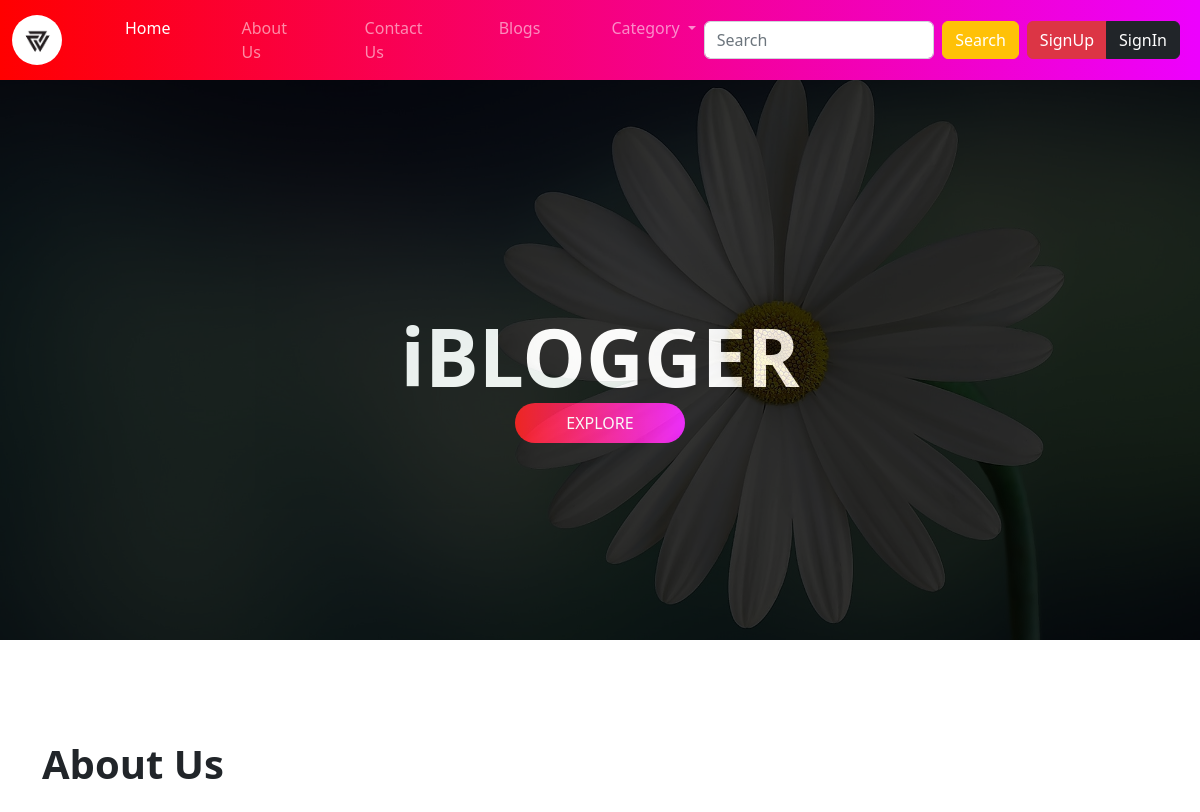
The app's page /, older data.
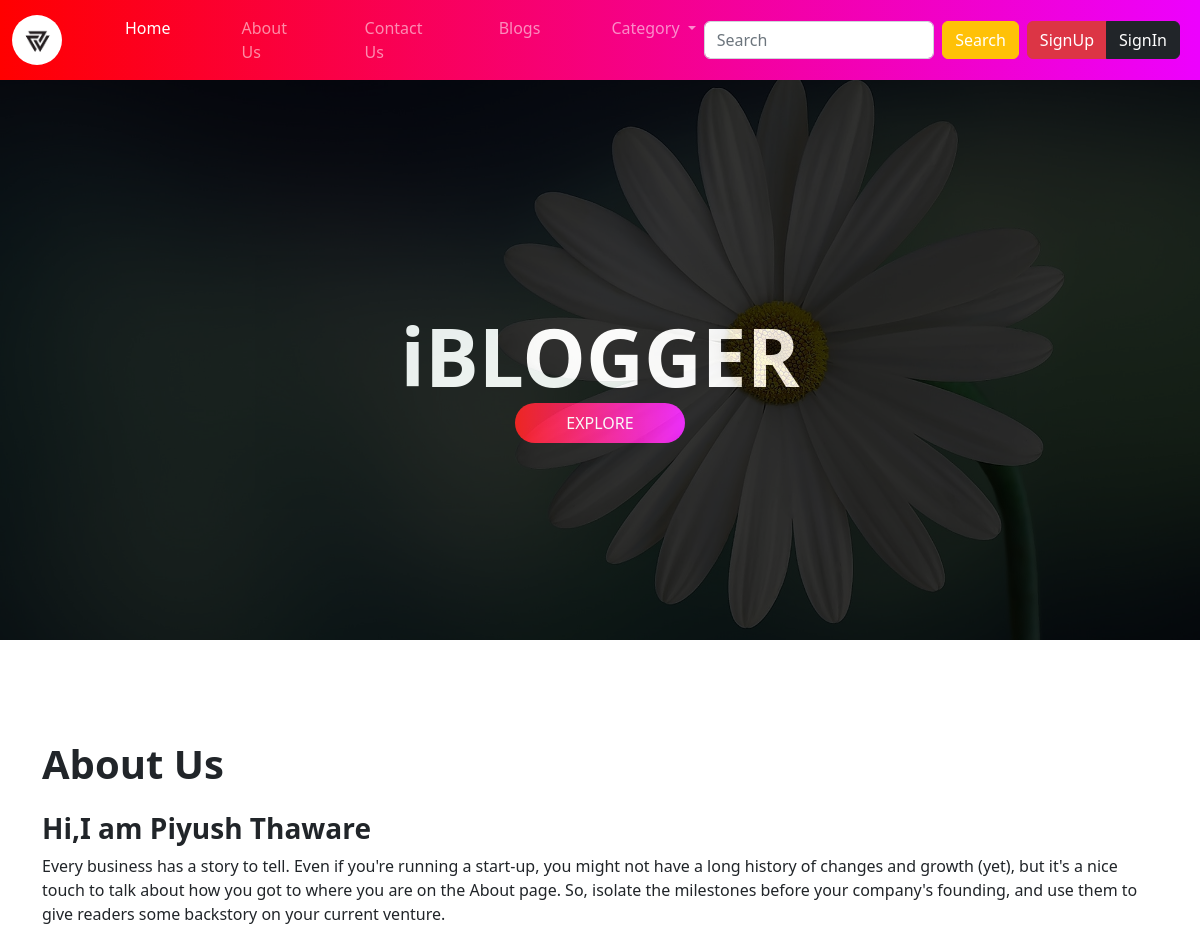
The same page, newer data.
### websites/models.py (models this page shows)
class About(models.Model):
    content = RichTextField()

### websites/views.py (the view)
# urls.py: 2. Add a URL to urlpatterns:  path('', views.home, name='home')
def home(request):
    aboutus = About.objects.all()
    print(aboutus)
    cats = Category.objects.all()
    context = {'cats':cats,'about':aboutus}
    return render(request, 'websites/home.html',context)

### websites/templates/websites/home.html (shortened to what this page needs)
<!doctype html>
<html lang="en">
<head>
    {% load static %}
    <link href="https://cdn.jsdelivr.net/npm/bootstrap@5.2.2/dist/css/bootstrap.min.css" rel="stylesheet"
>
    <link rel="stylesheet" href="{% static 'css/main.css' %}">
</head>
<body>
    <nav class="navbar navbar-expand-lg navbar-dark" style="background: linear-gradient(to left, #ED01FE, red);">
        <div class="container-fluid">
            <a href="/" class="title-img"><img src="{% static 'img/logo.png' %}" alt="loading.."></a>
            <div class="collapse navbar-collapse" id="navbarSupportedContent">
                <ul class="navbar-nav me-auto mb-2 mb-lg-0">
                    <li class="nav-item">
                        <a class="nav-link  {% block active1 %}active{% endblock active1 %}" aria-current="page"
                            href="/">Home</a>
                    </li>
                    <li class="nav-item">
                        <a class="nav-link {% block active2 %}{% endblock active2 %}" href="/#ScrollAbout">About Us</a>
                    </li>
                    <li class="nav-item">
                        <a class="nav-link {% block active3 %}{% endblock active3 %}"
                            href="{% url 'contact-index' %}">Contact Us</a>
                    </li>
                    <li class="nav-item">
                        <a class="nav-link {% block active4 %}{% endblock active4 %}" href="/blog/">Blogs</a>
                    </li>
                    <li class="nav-item dropdown">
                        <a class="nav-link dropdown-toggle {% block active5 %}{% endblock active5 %}" href="#"
                            role="button" data-bs-toggle="dropdown" aria-expanded="false">
                            Category
                        </a>
                    </li>
                </ul>
                <form class="d-flex" role="search" method="get" action="{% url 'search-index' %}">
                    <input class="form-control me-2" type="search" placeholder="Search" aria-label="Search" name="query"
                        id="query">
                    <button class="btn btn-warning text-white" type="submit">Search</button>
                    <div class="btn-group mx-2" role="group" aria-label="Basic mixed styles example">
                        {% if user.is_authenticated %}
                        <button type="button" class="btn btn-dark"><a href="{% url 'signout-index' %}"
                                class="text-decoration-none text-white">SignOut</a></button>
                        {% else %}
                        <button type="button" class="btn btn-danger"><a href="{% url 'signup-index' %}"
                                class="text-decoration-none text-white">SignUp</a></button>
                        <button type="button" class="btn btn-dark"><a href="{% url 'signin-index' %}"
                                class="text-decoration-none text-white">SignIn</a></button>
                        {% endif %}
                    </div>
                </form>
            </div>
        </div>
    </nav>
    <div class="container-fluid bg-white p-0">
        {% block content %}
        <div class="container-fluid p-0" id="banner">
            <div class="container-fluid">
                <h1>iBLOGGER</h1>
                <center>
                    <a href="{% url 'blog-index' %}"><button type="button">EXPLORE</button></a>
                </center>
            </div>
        </div>
        <section>
            <div class="container">
                <div class="row"></div>
                <h1 class="mb-4">About Us</h1>
                {% include 'websites/about.html' %}
            </div>
        </section>
        {% endblock content %}
    </div>
</body>
</html>

### websites/templates/websites/about.html (shortened to what this page needs)
<!DOCTYPE html>
<html lang="en">
<head>
</head>
<body>
        {% for a in about %}
        {{a.content|safe}}
        {% endfor %}
</body>
</html>

### static/css/main.css (style rules this page uses)
.container-fluid .title-img img { height: 50px; width: 50px; border-radius: 100%; }
.nav-link { margin-left: 55px; }
body { overflow-x: hidden; }

### websites/templates/websites/home.html (style rules this page uses)
body { overflow-X: hidden; box-sizing: border-box; }
#banner { height: 560px; width: 100%; background-image: url("/static/img/flower.jpg"); background-position: center; background-repeat: no-repeat; background-size: cover; display: flex; }
#banner .container-fluid { background-color: black; opacity: 80%; display: flex; justify-content: center; align-items: center; height: 100%; width: 100%; position: relative; }
#banner .container-fluid h1 { position: absolute; color: white; font-weight: 700; font-size: 5rem; }
#banner .container-fluid a button { margin-top: 125px; height: 40px; width: 170px; background: linear-gradient(to left, #ED01FE, red); border-radius: 90px; color: white; font-weight: 500; border: 0px; }

### websites/templates/websites/about.html (style rules this page uses)
.container .row { height: 100px; }
.container h1 { font-weight: 700; }

Row changes from the older to the newer data that the page shows:
added About: content "Hi,I am Piyush Thaware Every business has a story to tell. Even if you're running a start-up, you might not have a long history of changes and growth (yet), but it's a nice touch to talk about how you got to where you are on the About page. So, isolate the milestones before your company's founding, and use them to give readers some backstory on your current venture."
